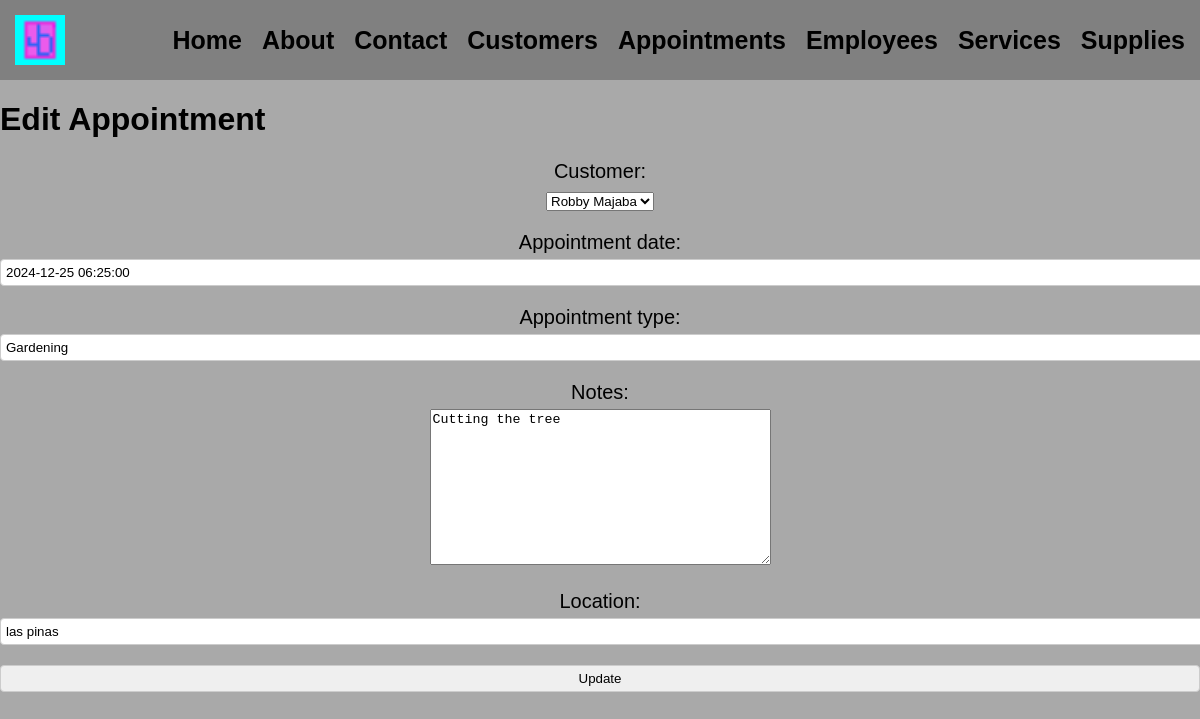
The page /appointment/1/edit on the database its author committed.
### app/models.py (models this page shows, shortened)
class Customer(models.Model):
    customer_id = models.AutoField(primary_key=True)
    Fname = models.CharField(max_length=15)
    Lname = models.CharField(max_length=15)
    gender = models.CharField(max_length=10)
    contacts = models.CharField(max_length=15)
    email_address = models.EmailField(max_length=255)
    def __str__(self):
        return f"{self.Fname} {self.Lname}"

class Appointment(models.Model):
    customer = models.ForeignKey(Customer, on_delete=models.CASCADE, related_name="appointments")
    appointment_date = models.DateTimeField()
    appointment_type = models.CharField(max_length=100)
    notes = models.TextField(blank=True, null=True)
    location = models.CharField(max_length=255)

### app/views.py (the view)
# urls.py: path('appointment/<int:pk>/edit', AppointmentUpdateView.as_view(), name='appointment_update'),
class AppointmentUpdateView(UpdateView):
    model = Appointment
    context_object_name = 'app'
    fields = ['customer', 'appointment_date', 'appointment_type', 'notes', 'location']
    template_name = 'app/Appointments_update.html'

### app/templates/app/Appointments_update.html (shortened to what this page needs)
{% extends 'app/base.html' %}
{% load static %}
{% block content %}
    <h1>Edit Appointment</h1>
        <form action="{% url 'appointment_update' app.pk %}" method="post">
            {{ form.as_p }}
            <input type="submit" value="Update">
        </form>
{% endblock content %}

### static/css/base.css (style rules this page uses)
body { font-family: Arial, sans-serif; margin: 0; padding: 0; background-color: darkgray; }
label { display: block; margin-bottom: 5px; }
input { width: 100%; padding: 5px; border: 1px solid #ccc; border-radius: 4px; }
p { text-align: Center; font-size: 20px; }

### rows shown on the page
Customer: customer "Robby Majaba"
Appointment: appointment_date "2024-12-25 06:25:00", appointment_type "Gardening", notes "Cutting the tree", location "las pinas"
